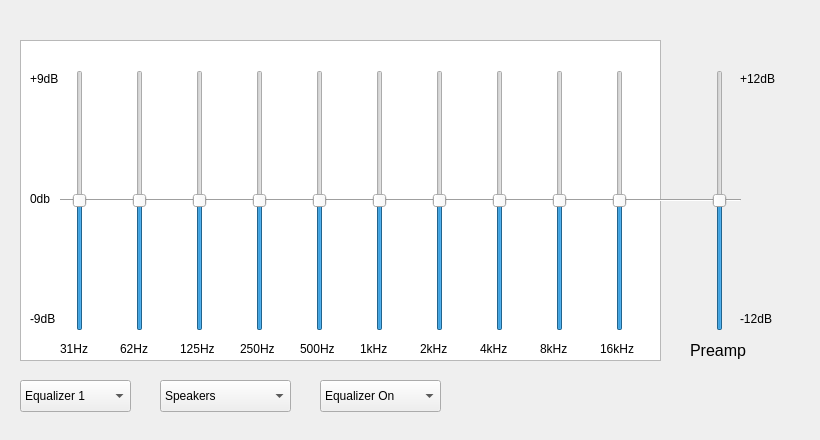
<?xml version="1.0" encoding="UTF-8"?>
<ui version="4.0">
 <class>MainWindow</class>
 <widget class="QMainWindow" name="MainWindow">
  <property name="enabled">
   <bool>true</bool>
  </property>
  <property name="geometry">
   <rect>
    <x>0</x>
    <y>0</y>
    <width>820</width>
    <height>440</height>
   </rect>
  </property>
  <property name="sizePolicy">
   <sizepolicy hsizetype="Fixed" vsizetype="Fixed">
    <horstretch>0</horstretch>
    <verstretch>0</verstretch>
   </sizepolicy>
  </property>
  <property name="minimumSize">
   <size>
    <width>820</width>
    <height>440</height>
   </size>
  </property>
  <property name="maximumSize">
   <size>
    <width>820</width>
    <height>440</height>
   </size>
  </property>
  <property name="contextMenuPolicy">
   <enum>Qt::ContextMenuPolicy::NoContextMenu</enum>
  </property>
  <property name="acceptDrops">
   <bool>false</bool>
  </property>
  <property name="windowTitle">
   <string notr="true">X4-Equalizer</string>
  </property>
  <property name="windowIcon">
   <iconset>
    <normaloff>logo.png</normaloff>logo.png</iconset>
  </property>
  <property name="accessibleName">
   <string/>
  </property>
  <property name="accessibleIdentifier">
   <string notr="true"/>
  </property>
  <property name="autoFillBackground">
   <bool>false</bool>
  </property>
  <property name="locale">
   <locale language="English" country="Australia"/>
  </property>
  <property name="windowFilePath">
   <string notr="true"/>
  </property>
  <property name="iconSize">
   <size>
    <width>16</width>
    <height>16</height>
   </size>
  </property>
  <property name="toolButtonStyle">
   <enum>Qt::ToolButtonStyle::ToolButtonFollowStyle</enum>
  </property>
  <property name="documentMode">
   <bool>false</bool>
  </property>
  <property name="dockNestingEnabled">
   <bool>false</bool>
  </property>
  <property name="unifiedTitleAndToolBarOnMac">
   <bool>false</bool>
  </property>
  <widget class="QWidget" name="centralwidget">
   <widget class="DbHoverSlider" name="verticalSlider_1">
    <property name="geometry">
     <rect>
      <x>70</x>
      <y>70</y>
      <width>20</width>
      <height>261</height>
     </rect>
    </property>
    <property name="toolTipDuration">
     <number>-10</number>
    </property>
    <property name="statusTip">
     <string/>
    </property>
    <property name="minimum">
     <number>-90</number>
    </property>
    <property name="maximum">
     <number>90</number>
    </property>
    <property name="singleStep">
     <number>1</number>
    </property>
    <property name="pageStep">
     <number>0</number>
    </property>
    <property name="orientation">
     <enum>Qt::Orientation::Vertical</enum>
    </property>
   </widget>
   <widget class="DbHoverSlider" name="verticalSlider_2">
    <property name="geometry">
     <rect>
      <x>130</x>
      <y>70</y>
      <width>20</width>
      <height>261</height>
     </rect>
    </property>
    <property name="minimum">
     <number>-90</number>
    </property>
    <property name="maximum">
     <number>90</number>
    </property>
    <property name="singleStep">
     <number>0</number>
    </property>
    <property name="pageStep">
     <number>0</number>
    </property>
    <property name="orientation">
     <enum>Qt::Orientation::Vertical</enum>
    </property>
   </widget>
   <widget class="DbHoverSlider" name="verticalSlider_3">
    <property name="geometry">
     <rect>
      <x>190</x>
      <y>70</y>
      <width>20</width>
      <height>261</height>
     </rect>
    </property>
    <property name="minimum">
     <number>-90</number>
    </property>
    <property name="maximum">
     <number>90</number>
    </property>
    <property name="singleStep">
     <number>0</number>
    </property>
    <property name="pageStep">
     <number>0</number>
    </property>
    <property name="orientation">
     <enum>Qt::Orientation::Vertical</enum>
    </property>
   </widget>
   <widget class="DbHoverSlider" name="verticalSlider_4">
    <property name="geometry">
     <rect>
      <x>250</x>
      <y>70</y>
      <width>20</width>
      <height>261</height>
     </rect>
    </property>
    <property name="minimum">
     <number>-90</number>
    </property>
    <property name="maximum">
     <number>90</number>
    </property>
    <property name="singleStep">
     <number>0</number>
    </property>
    <property name="pageStep">
     <number>0</number>
    </property>
    <property name="orientation">
     <enum>Qt::Orientation::Vertical</enum>
    </property>
   </widget>
   <widget class="DbHoverSlider" name="verticalSlider_5">
    <property name="geometry">
     <rect>
      <x>310</x>
      <y>70</y>
      <width>20</width>
      <height>261</height>
     </rect>
    </property>
    <property name="minimum">
     <number>-90</number>
    </property>
    <property name="maximum">
     <number>90</number>
    </property>
    <property name="singleStep">
     <number>0</number>
    </property>
    <property name="pageStep">
     <number>0</number>
    </property>
    <property name="orientation">
     <enum>Qt::Orientation::Vertical</enum>
    </property>
   </widget>
   <widget class="DbHoverSlider" name="verticalSlider_6">
    <property name="geometry">
     <rect>
      <x>370</x>
      <y>70</y>
      <width>20</width>
      <height>261</height>
     </rect>
    </property>
    <property name="minimum">
     <number>-90</number>
    </property>
    <property name="maximum">
     <number>90</number>
    </property>
    <property name="singleStep">
     <number>0</number>
    </property>
    <property name="pageStep">
     <number>0</number>
    </property>
    <property name="orientation">
     <enum>Qt::Orientation::Vertical</enum>
    </property>
   </widget>
   <widget class="DbHoverSlider" name="verticalSlider_7">
    <property name="geometry">
     <rect>
      <x>430</x>
      <y>70</y>
      <width>20</width>
      <height>261</height>
     </rect>
    </property>
    <property name="minimum">
     <number>-90</number>
    </property>
    <property name="maximum">
     <number>90</number>
    </property>
    <property name="singleStep">
     <number>0</number>
    </property>
    <property name="pageStep">
     <number>0</number>
    </property>
    <property name="orientation">
     <enum>Qt::Orientation::Vertical</enum>
    </property>
   </widget>
   <widget class="DbHoverSlider" name="verticalSlider_8">
    <property name="geometry">
     <rect>
      <x>490</x>
      <y>70</y>
      <width>20</width>
      <height>261</height>
     </rect>
    </property>
    <property name="minimum">
     <number>-90</number>
    </property>
    <property name="maximum">
     <number>90</number>
    </property>
    <property name="singleStep">
     <number>0</number>
    </property>
    <property name="pageStep">
     <number>0</number>
    </property>
    <property name="orientation">
     <enum>Qt::Orientation::Vertical</enum>
    </property>
   </widget>
   <widget class="DbHoverSlider" name="verticalSlider_9">
    <property name="geometry">
     <rect>
      <x>550</x>
      <y>70</y>
      <width>20</width>
      <height>261</height>
     </rect>
    </property>
    <property name="minimum">
     <number>-90</number>
    </property>
    <property name="maximum">
     <number>90</number>
    </property>
    <property name="singleStep">
     <number>0</number>
    </property>
    <property name="pageStep">
     <number>0</number>
    </property>
    <property name="orientation">
     <enum>Qt::Orientation::Vertical</enum>
    </property>
   </widget>
   <widget class="DbHoverSlider" name="verticalSlider_10">
    <property name="geometry">
     <rect>
      <x>610</x>
      <y>70</y>
      <width>20</width>
      <height>261</height>
     </rect>
    </property>
    <property name="minimum">
     <number>-90</number>
    </property>
    <property name="maximum">
     <number>90</number>
    </property>
    <property name="singleStep">
     <number>0</number>
    </property>
    <property name="pageStep">
     <number>0</number>
    </property>
    <property name="orientation">
     <enum>Qt::Orientation::Vertical</enum>
    </property>
   </widget>
   <widget class="DbHoverSlider" name="verticalSlider_preamp">
    <property name="geometry">
     <rect>
      <x>710</x>
      <y>70</y>
      <width>20</width>
      <height>261</height>
     </rect>
    </property>
    <property name="minimum">
     <number>-120</number>
    </property>
    <property name="maximum">
     <number>120</number>
    </property>
    <property name="singleStep">
     <number>0</number>
    </property>
    <property name="pageStep">
     <number>0</number>
    </property>
    <property name="orientation">
     <enum>Qt::Orientation::Vertical</enum>
    </property>
   </widget>
   <widget class="QLabel" name="label_preamp">
    <property name="geometry">
     <rect>
      <x>690</x>
      <y>330</y>
      <width>71</width>
      <height>41</height>
     </rect>
    </property>
    <property name="font">
     <font>
      <pointsize>12</pointsize>
      <bold>false</bold>
     </font>
    </property>
    <property name="text">
     <string>Preamp</string>
    </property>
   </widget>
   <widget class="Line" name="line">
    <property name="geometry">
     <rect>
      <x>60</x>
      <y>190</y>
      <width>681</width>
      <height>20</height>
     </rect>
    </property>
    <property name="orientation">
     <enum>Qt::Orientation::Horizontal</enum>
    </property>
   </widget>
   <widget class="PlotWidget" name="EqView">
    <property name="geometry">
     <rect>
      <x>20</x>
      <y>40</y>
      <width>641</width>
      <height>321</height>
     </rect>
    </property>
   </widget>
   <widget class="QComboBox" name="comboBox_eq">
    <property name="geometry">
     <rect>
      <x>20</x>
      <y>380</y>
      <width>111</width>
      <height>32</height>
     </rect>
    </property>
    <item>
     <property name="text">
      <string>Equalizer 1</string>
     </property>
    </item>
    <item>
     <property name="text">
      <string>Equalizer 2</string>
     </property>
    </item>
    <item>
     <property name="text">
      <string>Equalizer 3</string>
     </property>
    </item>
   </widget>
   <widget class="QComboBox" name="comboBox_sphp">
    <property name="geometry">
     <rect>
      <x>160</x>
      <y>380</y>
      <width>131</width>
      <height>32</height>
     </rect>
    </property>
    <item>
     <property name="text">
      <string>Speakers</string>
     </property>
    </item>
    <item>
     <property name="text">
      <string>Headphones</string>
     </property>
    </item>
   </widget>
   <widget class="QComboBox" name="comboBox_eqonoff">
    <property name="geometry">
     <rect>
      <x>320</x>
      <y>380</y>
      <width>121</width>
      <height>32</height>
     </rect>
    </property>
    <item>
     <property name="text">
      <string>Equalizer On</string>
     </property>
    </item>
    <item>
     <property name="text">
      <string>Equalizer Off</string>
     </property>
    </item>
   </widget>
   <widget class="QLabel" name="label_2">
    <property name="geometry">
     <rect>
      <x>60</x>
      <y>340</y>
      <width>41</width>
      <height>18</height>
     </rect>
    </property>
    <property name="text">
     <string>31Hz</string>
    </property>
   </widget>
   <widget class="QLabel" name="label_3">
    <property name="geometry">
     <rect>
      <x>120</x>
      <y>340</y>
      <width>31</width>
      <height>18</height>
     </rect>
    </property>
    <property name="text">
     <string>62Hz</string>
    </property>
   </widget>
   <widget class="QLabel" name="label_4">
    <property name="geometry">
     <rect>
      <x>30</x>
      <y>310</y>
      <width>31</width>
      <height>18</height>
     </rect>
    </property>
    <property name="text">
     <string>-9dB</string>
    </property>
   </widget>
   <widget class="QLabel" name="label_5">
    <property name="geometry">
     <rect>
      <x>30</x>
      <y>190</y>
      <width>31</width>
      <height>18</height>
     </rect>
    </property>
    <property name="text">
     <string>0db</string>
    </property>
   </widget>
   <widget class="QLabel" name="label_6">
    <property name="geometry">
     <rect>
      <x>30</x>
      <y>70</y>
      <width>31</width>
      <height>18</height>
     </rect>
    </property>
    <property name="text">
     <string>+9dB</string>
    </property>
   </widget>
   <widget class="QLabel" name="label_7">
    <property name="geometry">
     <rect>
      <x>740</x>
      <y>70</y>
      <width>58</width>
      <height>18</height>
     </rect>
    </property>
    <property name="text">
     <string>+12dB</string>
    </property>
   </widget>
   <widget class="QLabel" name="label_8">
    <property name="geometry">
     <rect>
      <x>740</x>
      <y>310</y>
      <width>58</width>
      <height>18</height>
     </rect>
    </property>
    <property name="text">
     <string>-12dB</string>
    </property>
   </widget>
   <widget class="QLabel" name="label_9">
    <property name="geometry">
     <rect>
      <x>180</x>
      <y>340</y>
      <width>41</width>
      <height>18</height>
     </rect>
    </property>
    <property name="text">
     <string>125Hz</string>
    </property>
   </widget>
   <widget class="QLabel" name="label_10">
    <property name="geometry">
     <rect>
      <x>240</x>
      <y>340</y>
      <width>41</width>
      <height>18</height>
     </rect>
    </property>
    <property name="text">
     <string>250Hz</string>
    </property>
   </widget>
   <widget class="QLabel" name="label_11">
    <property name="geometry">
     <rect>
      <x>300</x>
      <y>340</y>
      <width>58</width>
      <height>18</height>
     </rect>
    </property>
    <property name="text">
     <string>500Hz</string>
    </property>
   </widget>
   <widget class="QLabel" name="label_12">
    <property name="geometry">
     <rect>
      <x>360</x>
      <y>340</y>
      <width>31</width>
      <height>18</height>
     </rect>
    </property>
    <property name="text">
     <string>1kHz</string>
    </property>
   </widget>
   <widget class="QLabel" name="label_13">
    <property name="geometry">
     <rect>
      <x>420</x>
      <y>340</y>
      <width>31</width>
      <height>18</height>
     </rect>
    </property>
    <property name="text">
     <string>2kHz</string>
    </property>
   </widget>
   <widget class="QLabel" name="label_14">
    <property name="geometry">
     <rect>
      <x>480</x>
      <y>340</y>
      <width>31</width>
      <height>18</height>
     </rect>
    </property>
    <property name="text">
     <string>4kHz</string>
    </property>
   </widget>
   <widget class="QLabel" name="label_15">
    <property name="geometry">
     <rect>
      <x>540</x>
      <y>340</y>
      <width>31</width>
      <height>18</height>
     </rect>
    </property>
    <property name="text">
     <string>8kHz</string>
    </property>
   </widget>
   <widget class="QLabel" name="label_16">
    <property name="geometry">
     <rect>
      <x>600</x>
      <y>340</y>
      <width>41</width>
      <height>18</height>
     </rect>
    </property>
    <property name="text">
     <string>16kHz</string>
    </property>
   </widget>
   <widget class="WaitingSpinner" name="waitingspinner" native="true">
    <property name="geometry">
     <rect>
      <x>460</x>
      <y>370</y>
      <width>161</width>
      <height>51</height>
     </rect>
    </property>
   </widget>
   <zorder>EqView</zorder>
   <zorder>label_preamp</zorder>
   <zorder>line</zorder>
   <zorder>verticalSlider_preamp</zorder>
   <zorder>verticalSlider_10</zorder>
   <zorder>verticalSlider_9</zorder>
   <zorder>verticalSlider_8</zorder>
   <zorder>verticalSlider_7</zorder>
   <zorder>verticalSlider_6</zorder>
   <zorder>verticalSlider_5</zorder>
   <zorder>verticalSlider_4</zorder>
   <zorder>verticalSlider_2</zorder>
   <zorder>verticalSlider_1</zorder>
   <zorder>comboBox_eq</zorder>
   <zorder>comboBox_sphp</zorder>
   <zorder>comboBox_eqonoff</zorder>
   <zorder>label_2</zorder>
   <zorder>label_3</zorder>
   <zorder>label_4</zorder>
   <zorder>label_5</zorder>
   <zorder>label_6</zorder>
   <zorder>label_7</zorder>
   <zorder>label_8</zorder>
   <zorder>label_9</zorder>
   <zorder>label_10</zorder>
   <zorder>label_11</zorder>
   <zorder>label_12</zorder>
   <zorder>label_13</zorder>
   <zorder>label_14</zorder>
   <zorder>label_15</zorder>
   <zorder>label_16</zorder>
   <zorder>verticalSlider_3</zorder>
   <zorder>waitingspinner</zorder>
  </widget>
 </widget>
 <customwidgets>
  <customwidget>
   <class>PlotWidget</class>
   <extends>QGraphicsView</extends>
   <header>pyqtgraph</header>
  </customwidget>
  <customwidget>
   <class>DbHoverSlider</class>
   <extends>QSlider</extends>
   <header>dbhoverslider</header>
  </customwidget>
  <customwidget>
   <class>WaitingSpinner</class>
   <extends>QWidget</extends>
   <header>spinner</header>
   <container>1</container>
  </customwidget>
 </customwidgets>
 <resources/>
 <connections/>
</ui>
